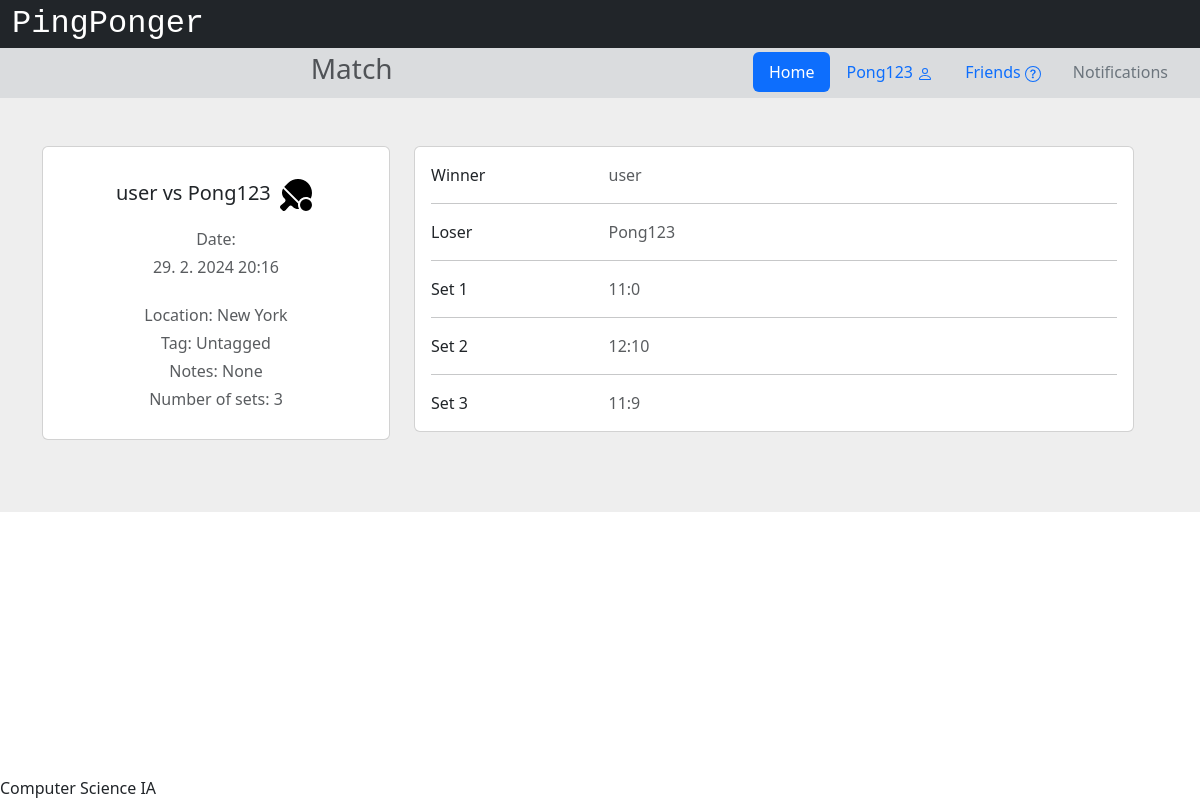
The page /match/111 (signed in) on the database its author committed.
### app/models.py (models this page shows, shortened)
class User(db.Model, UserMixin):
    __tablename__ = 'users'
    id = db.Column(db.Integer, primary_key=True)
    username = db.Column(db.String(32), nullable=False)
    email = db.Column(db.String(320), index=True, unique=True, nullable=False)
    password_hash = db.Column(db.String(128))
    join_date = db.Column(db.DateTime(timezone=True), default=datetime.now)
    experience = db.Column(db.String(12))
    age_group = db.Column(db.String(6))
    location_id = db.Column(db.Integer, db.ForeignKey('locations.id'))
    location = db.relationship('Location', back_populates='users')
    notifications = db.Relationship('Notification', back_populates='user', order_by='Notification.id.desc()')

class Friendship(db.Model):
    __tablename__ = 'friendships'
    id = db.Column(db.Integer, primary_key=True)
    friendA = db.Column(db.Integer, nullable=False)
    friendB = db.Column(db.Integer, nullable=False)
    matches = db.Relationship('Match', back_populates='friendship')

class Match(db.Model):
    __tablename__ = 'matches'
    id = db.Column(db.Integer, primary_key=True)
    unique = db.Column(db.String(10), nullable=False)
    notes = db.Column(db.Text())
    setiCount = db.Column(db.Integer)
    date = db.Column(db.DateTime(timezone=True))
    finished = db.Column(db.Boolean)
    confirmA = db.Column(db.Boolean)
    confirmB = db.Column(db.Boolean)
    friendship_id = db.Column(db.Integer, db.ForeignKey('friendships.id'))
    tag_id = db.Column(db.Integer, db.ForeignKey('tags.id'))
    location_id = db.Column(db.Integer, db.ForeignKey('locations.id'))
    friendship = db.relationship('Friendship', back_populates='matches')
    tag = db.relationship('Tag', back_populates='matches')
    location = db.relationship('Location', back_populates='matches')
    winner = db.Column(db.Integer)
    loser = db.Column(db.Integer)
    sets = db.relationship('Set', back_populates='match', lazy=True)

class Location(db.Model):
    __tablename__ = 'locations'
    id = db.Column(db.Integer, primary_key=True)
    location = db.Column(db.String(60))
    users = db.relationship('User', back_populates='location')
    matches = db.relationship('Match', back_populates='location')

class Tag(db.Model):
    __tablename__ = 'tags'
    id = db.Column(db.Integer, primary_key=True)
    tag = db.Column(db.String(60))
    matches = db.relationship('Match', back_populates='tag')

class Set(db.Model):
    id = db.Column(db.Integer, primary_key=True)
    scoreA = db.Column(db.Integer)
    scoreB = db.Column(db.Integer)
    winner = db.Column(db.Integer)
    loser = db.Column(db.Integer)
    match = db.relationship('Match', back_populates='sets', lazy=True)
    match_id = db.Column(db.Integer, db.ForeignKey('matches.id'))

### app/views.py (the view, shortened to what this page needs)
@app.route('/match/<id>')
@login_required
def oneMatch(id):
    session['url'] = url_for('oneMatch', id=id)
    match = Match.query.filter(Match.id == id).first()
    if match == None:
        return redirect(url_for('index'))
    if match.finished:
        return render_template('onematch.html', user=current_user, match=match, User=User, winner=User.query.get(match.winner), loser=User.query.get(match.loser))

### app/views.py (called while the page is built)
@login_manager.user_loader
def load_user(user_id):
    return User.query.get(int(user_id))

### app/templates/onematch.html (shortened to what this page needs)
{% extends "base.html" %}
{% block head %}
    {{ super() }}
{% endblock %}
{% block pagetitle %}Match{% endblock %}
{% block content %}
    <section style="background-color: #eee;">
        <div class="container py-5">
            <div class="row">
                <div class="row">
                    <div class="col-lg-4">
                        <div class="card mb-4">
                            <div class="card-body text-center">
                                <h5 class="my-3">
                                    {{User.query.get(match.friendship.friendA).username}} vs {{User.query.get(match.friendship.friendB).username}}
                                </h5>
                                <p class="text-muted mb-1">Date:</p>
                                <p class="text-muted mb-4">{{match.date.day}}. {{match.date.month}}. {{match.date.year}} {{match.date.hour}}:{{match.date.minute}}</p>
                                <p class="text-muted mb-1">Location: {{match.location.location}}</p>
                                <p class="text-muted mb-1">Tag: {{match.tag.tag}}</p>
                                <p class="text-muted mb-1">Notes: {{match.notes}}</p>
                                <p class="text-muted mb-1">Number of sets: {{match.setiCount}}</p>
                            </div>
                        </div>
                    </div>
                    <div class="col-lg-8">
                        <div class="card mb-4">
                            <div class="card-body">
                                <div class="row">
                                    <div class="col-sm-3">
                                        <p class="mb-0">Winner</p>
                                    </div>
                                    <div class="col-sm-9">
                                        <p class="text-muted mb-0">{{winner.username}}</p>
                                    </div>
                                </div>
                                <hr>
                                <div class="row">
                                    <div class="col-sm-3">
                                        <p class="mb-0">Loser</p>
                                    </div>
                                    <div class="col-sm-9">
                                        <p class="text-muted mb-0">
                                            {{loser.username}}
                                        </p>
                                    </div>
                                </div>
                                {% for i in range(match.setiCount) %}
                                <hr>
                                <div class="row">
                                    <div class="col-sm-3">
                                        <p class="mb-0">Set {{i+1}}</p>
                                    </div>
                                    <div class="col-sm-9">
                                        <p class="text-muted mb-0">
                                            {{match.sets[i].scoreA}}:{{match.sets[i].scoreB}}
                                        </p>
                                    </div>
                                </div>
                                {% endfor %}
                            </div>
                        </div>
                    </div>
                </div>
            </div>
        </div>
    </section>
{% endblock %}

### app/templates/base.html (shortened to what this page needs)
<!DOCTYPE html>
<html lang="en">
    <head>
        {% block head %}
        <link href="https://cdn.jsdelivr.net/npm/bootstrap@5.3.2/dist/css/bootstrap.min.css" rel="stylesheet">
        <link rel="stylesheet" href="https://cdnjs.cloudflare.com/ajax/libs/font-awesome/4.7.0/css/font-awesome.min.css">
        <link rel="stylesheet" href="{{ url_for('static', filename='style.css') }}">
        {% endblock %}
    </head>
    <body>
        <div id="header">
            {% block header %}
            <div class="container-fluid">
                <div class="row bg-dark">
                    <a class="navbar-brand text-white" style="font-size: 2rem; font-family: var(--bs-font-monospace) !important;" href="/">PingPonger</a>
                </div>
                <div class="row bg-secondary bg-opacity-25 p-1">
                    <div class="col-7">
                        <h3 class="text-muted d-flex justify-content-center">
                            {% block pagetitle %}{% endblock %}
                        </h3>
                    </div>
                    <div class="col-5 d-flex justify-content-end">
                        <ul class="nav nav-pills">
                            <li class="nav-item">
                                <a class="nav-link active" href="/">Home</a>
                            </li>
                            <li class="nav-item">
                                {% if current_user.is_authenticated %}
                                    <li class="nav-item">
                                        <a class="nav-link" href="{{url_for('profile', username=current_user.username, userID=current_user.id)}}">{{current_user.username}}
                                        </a>
                                    </li>
                                    {% else %}
                                    <li class="nav-item">
                                        <a class="nav-link" href="/login">Log In</a>
                                    </li>
                                {% endif %}
                            </li>
                            <li class="nav-item">
                                <a class="nav-link" href="{{url_for('allusers', who='friends')}}">
                                        Friends
                                </a>
                            </li>
                            <li class="nav-item">
                                <a class="nav-link text-secondary" href="/notifications">Notifications</a>
                            </li>
                        </ul>
                    </div>
                </div>
            </div>
            {% endblock %}
        </div>
        <div id="content">{% block content %}{% endblock %}</div>
        <div id="footer" class="fixed-bottom">
            {% block footer %}
            Computer Science IA
            {% endblock %}
        </div>
    </body>
</html>

### app/static/style.css (style rules this page uses)
div { text-align: justify; text-justify: inter-word; }

### rows shown on the page
User: username "Pong123"
Friendship: query.get "user", query.get "Pong123"
Match: date.day "29", date.month "2", date.year "2024", date.hour "20", date.minute "16", notes "None", setiCount "3"
Location: location.location "New York"
Tag: tag.tag "Untagged"
User: username "user"
Set: scoreA "11", scoreB "0"
Set: scoreA "12", scoreB "10"
Set: scoreA "11", scoreB "9"

### other values the page prints
{{ i+1 }} "1" "2" "3"
